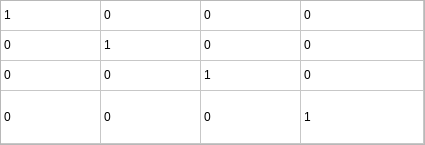
<?xml version="1.0" encoding="UTF-8"?>
<ui version="4.0">
 <class>AffineMatrixForm</class>
 <widget class="QWidget" name="AffineMatrixForm">
  <property name="geometry">
   <rect>
    <x>0</x>
    <y>0</y>
    <width>425</width>
    <height>145</height>
   </rect>
  </property>
  <property name="windowTitle">
   <string>Form</string>
  </property>
  <layout class="QHBoxLayout" name="horizontalLayout">
   <property name="spacing">
    <number>0</number>
   </property>
   <property name="leftMargin">
    <number>0</number>
   </property>
   <property name="topMargin">
    <number>0</number>
   </property>
   <property name="rightMargin">
    <number>0</number>
   </property>
   <property name="bottomMargin">
    <number>0</number>
   </property>
   <item>
    <widget class="QTableWidget" name="tableWidget">
     <property name="layoutDirection">
      <enum>Qt::LeftToRight</enum>
     </property>
     <property name="midLineWidth">
      <number>-11</number>
     </property>
     <property name="showGrid">
      <bool>true</bool>
     </property>
     <property name="rowCount">
      <number>4</number>
     </property>
     <property name="columnCount">
      <number>4</number>
     </property>
     <attribute name="horizontalHeaderVisible">
      <bool>false</bool>
     </attribute>
     <attribute name="horizontalHeaderStretchLastSection">
      <bool>true</bool>
     </attribute>
     <attribute name="verticalHeaderVisible">
      <bool>false</bool>
     </attribute>
     <attribute name="verticalHeaderStretchLastSection">
      <bool>true</bool>
     </attribute>
     <row/>
     <row/>
     <row/>
     <row/>
     <column/>
     <column/>
     <column/>
     <column/>
     <item row="0" column="0">
      <property name="text">
       <string>1</string>
      </property>
     </item>
     <item row="0" column="1">
      <property name="text">
       <string>0</string>
      </property>
     </item>
     <item row="0" column="2">
      <property name="text">
       <string>0</string>
      </property>
     </item>
     <item row="0" column="3">
      <property name="text">
       <string>0</string>
      </property>
     </item>
     <item row="1" column="0">
      <property name="text">
       <string>0</string>
      </property>
     </item>
     <item row="1" column="1">
      <property name="text">
       <string>1</string>
      </property>
     </item>
     <item row="1" column="2">
      <property name="text">
       <string>0</string>
      </property>
     </item>
     <item row="1" column="3">
      <property name="text">
       <string>0</string>
      </property>
     </item>
     <item row="2" column="0">
      <property name="text">
       <string>0</string>
      </property>
     </item>
     <item row="2" column="1">
      <property name="text">
       <string>0</string>
      </property>
     </item>
     <item row="2" column="2">
      <property name="text">
       <string>1</string>
      </property>
     </item>
     <item row="2" column="3">
      <property name="text">
       <string>0</string>
      </property>
     </item>
     <item row="3" column="0">
      <property name="text">
       <string>0</string>
      </property>
     </item>
     <item row="3" column="1">
      <property name="text">
       <string>0</string>
      </property>
     </item>
     <item row="3" column="2">
      <property name="text">
       <string>0</string>
      </property>
     </item>
     <item row="3" column="3">
      <property name="text">
       <string>1</string>
      </property>
     </item>
    </widget>
   </item>
  </layout>
 </widget>
 <resources/>
 <connections/>
</ui>
